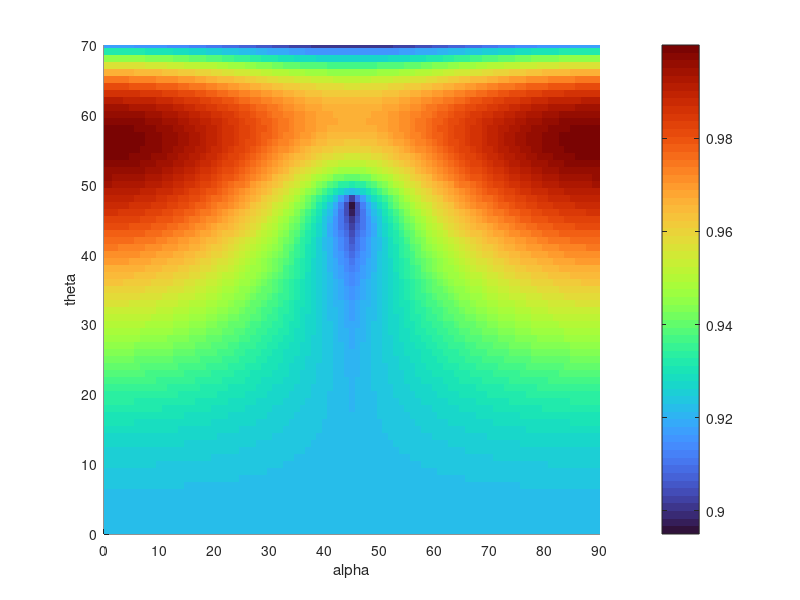
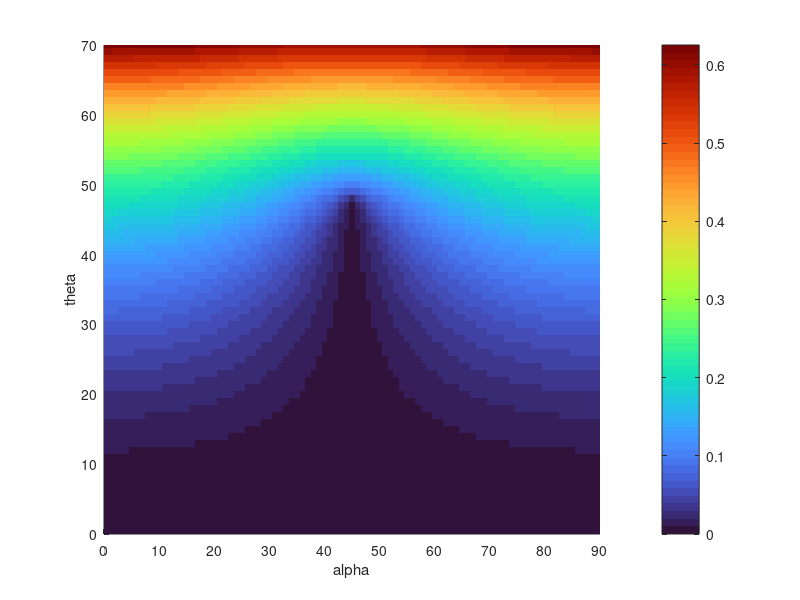
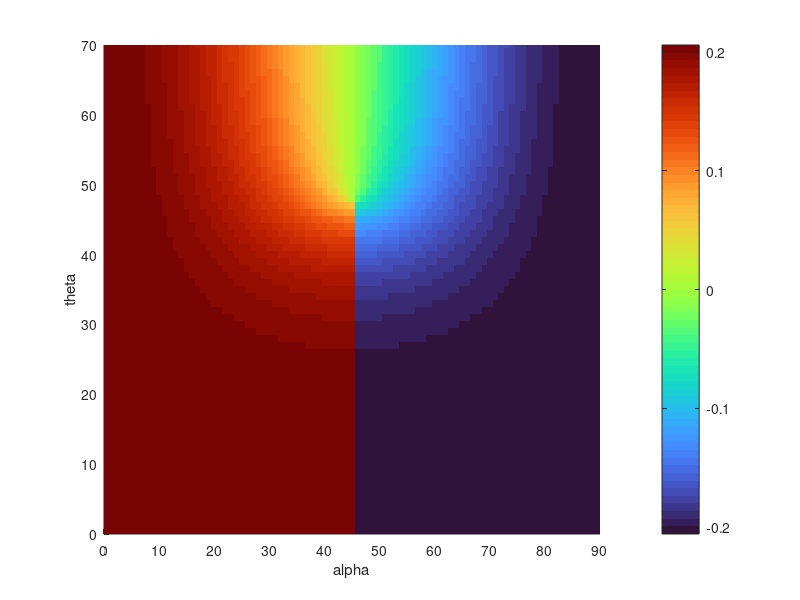
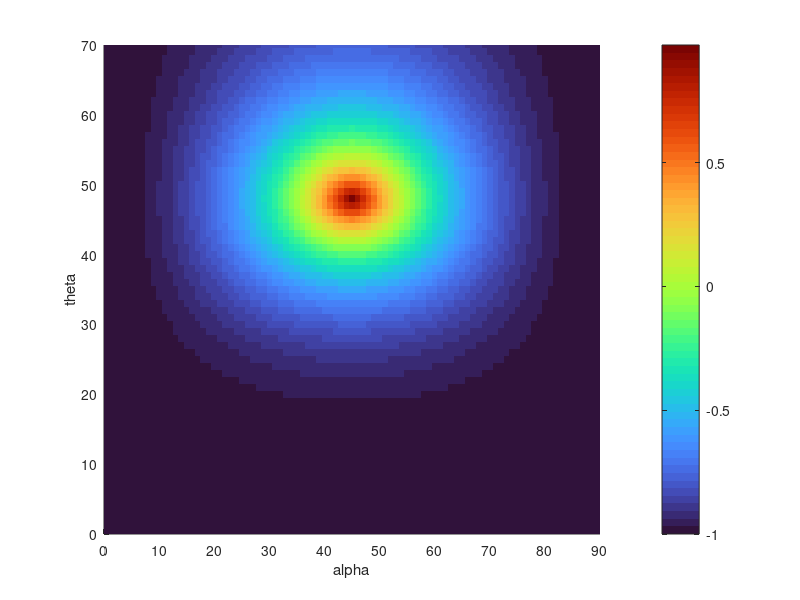

These charts were generated, in order, by the following MATLAB code:
clear all;
close(gcf);
close(gcf);
close(gcf);
close(gcf);

n1=1;
n2=1.5;

theta =[0:1:70].*pi/180;
kappa=[];
delta = 11.8*pi/180;

for k=1:length(theta),
theta2=asin((n1/n2).*sin(theta(k)));

t1s=(2*n1.*cos(theta(k)))/(n1.*cos(theta(k))+n2.*cos(theta2));
t2s=(2*n2.*cos(theta2))/(n1.*cos(theta(k))+n2.*cos(theta2));
t1p=(2*n1.*cos(theta(k)))/(n2.*cos(theta(k))+n1.*cos(theta2));
t2p=(2*n2.*cos(theta2))/(n2.*cos(theta(k))+n1.*cos(theta2));

rs=-t1s.*t2s.*t1s.*t2s;
rp=t1p.*t2p.*t1p.*t2p;

kappa(k)=(-1/2).*log(rs/rp);


r21=-exp(kappa(k));
r22=exp(-kappa(k));
%matrice du miroir M2
M2=[rp,0;0,rs];

alpha=[0:1:90]*pi/180;
for l=1:length(alpha)

r11=-exp(1i*(delta/2));
r12=exp(-1i*(delta/2));
M1=[r11,0;0,r12]; %de la base x'y' à xy

T=[cos(alpha(l)),sin(alpha(l));-sin(alpha(l)),cos(alpha(l))]; 

J_RT=T*M1*T*M2; %matrice d'un aller-retour

[V,D] = eig(J_RT); %calcul des valeurs propres et vecteurs propres de J_RT
D1(k,l)=D(1,1);D2(k,l)=D(2,2); %valeurs propres des deux modes 

V1=V(:,1);V2=V(:,2);%les deux vecteurs propres


%paramètres de l'ellipse de polarisation des deux modes 
phi_V1(k,l)=angle(V1(2)/V1(1));
phi_V2(k,l)=angle(V2(2)/V2(1));
epsilon_V1(k,l)=atan(abs(V1(2))/abs(V1(1)));
epsilon_V2(k,l)=atan(abs(V2(2))/abs(V2(1)));

    % calcul des coordonnées des modes sur la sphère de Poincaré

x1(k,l)=cos(2*epsilon_V1(k,l));
y1(k,l)=sin(2*epsilon_V1(k,l))*cos(phi_V1(k,l));
z1(k,l)=sin(2*epsilon_V1(k,l))*sin(phi_V1(k,l));
x2(k,l)=cos(2*epsilon_V2(k,l));
y2(k,l)=sin(2*epsilon_V2(k,l))*cos(phi_V2(k,l));
z2(k,l)=sin(2*epsilon_V2(k,l))*sin(phi_V2(k,l));

m(k,l)=max(abs(D1(k,l)),abs(D2(k,l)));


end; %fin de la boucle sur alpha
end;


figure(1); %maximum des valeurs propres 
hold on;imagesc(alpha*180/pi,theta*180/pi,m);colormap turbo;colorbar;
xticks(0:10:90)
xlim([0;90])
ylim([0;70])
xlabel('alpha')
ylabel('theta')

figure(2); %rapport entre D1 et D2 echelle logarithmique
rap_vp=log(abs(D1))-log(abs(D2));
hold on;imagesc(alpha*180/pi,theta*180/pi,rap_vp);colormap turbo; colorbar;
xticks(0:10:90)
xlim([0;90])
ylim([0;70])
xlabel('alpha')
ylabel('theta')

figure(3); %differénce de phase entre D1 et D2
dif_phase=angle(D1./D2);
hold on;imagesc(alpha*180/pi,theta*180/pi,dif_phase);colormap turbo; colorbar;
xticks(0:10:90)
xlim([0;90])
ylim([0;70])
xlabel('alpha')
ylabel('theta')

figure(4); %proximité entre V1 et V2
prox=x1.*x2+y1.*y2+z1.*z2;
hold on;imagesc(alpha*180/pi,theta*180/pi,prox);colormap turbo; colorbar;
xticks(0:10:90)
xlim([0;90])
ylim([0;70])
xlabel('alpha')
ylabel('theta')
